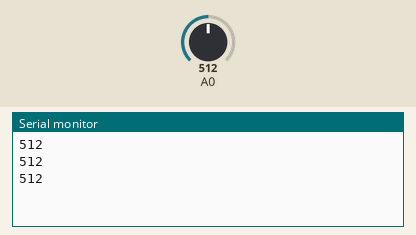
Simulated run of this sketch. Board: Arduino Uno, built with avr-gcc and run on an emulated ATmega328P. Shown: the last lines printed to the serial monitor. The inputs (shaded band) are chosen by the test bench; at power-on: A0 = 512.

Above: at 1.3 s.
1.4 s: A0 set to 716
At 1.8 s:
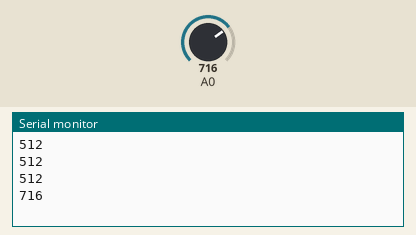
2.9 s: A0 set to 900
At 3.4 s:
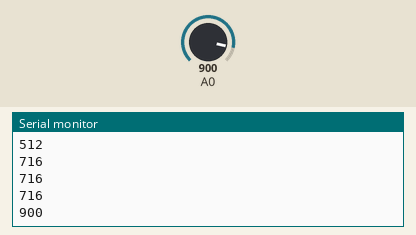
Timing chart, 0 to 5.9 s (numbered marks = the images above; inputs shaded):
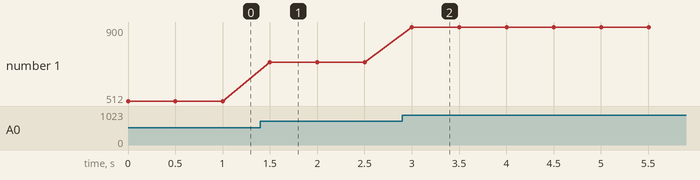

Measured:
- after the input at 1.4 s, the serial monitor: prints a new line after 0.10 s (image 1)
- after the input at 2.9 s, the serial monitor: prints a new line after 0.10 s (image 2)
- plotted number 1: 512 → 716 after the input at 1.4 s, 716 → 900 after the input at 2.9 s

The sketch:

ep6-2.ino
```cpp
void setup() {
  Serial.begin(9600); //No need to specify

}

void loop() {
  int val_a = 0; //0 - 1023
  val_a = analogRead(A0);

  Serial.println(val_a);
  delay(500);

}
```
